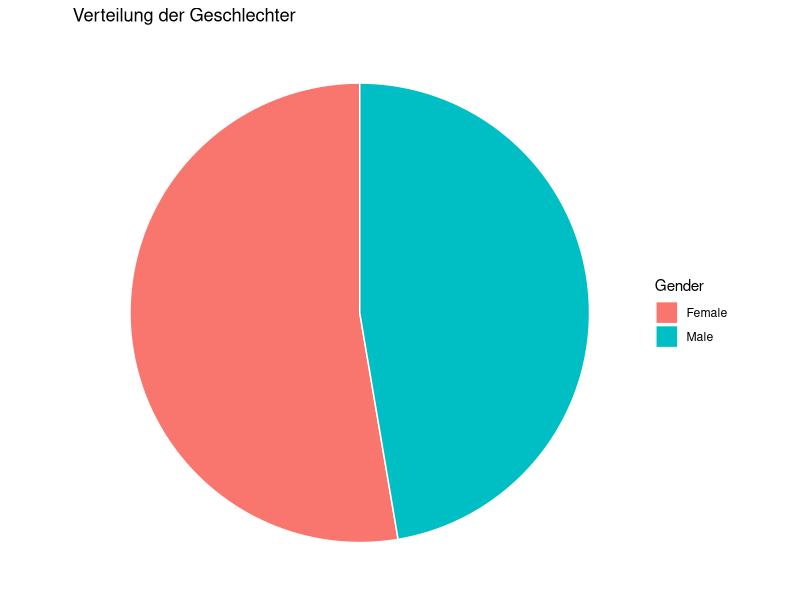
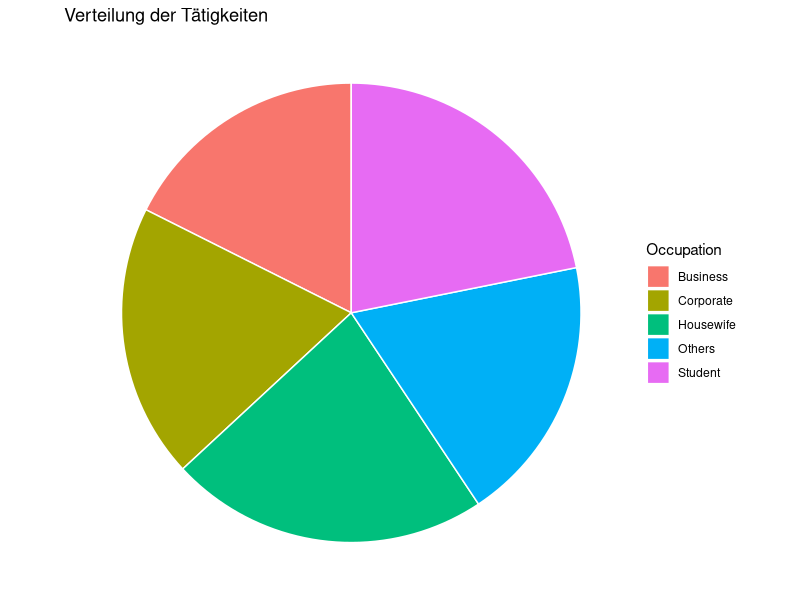
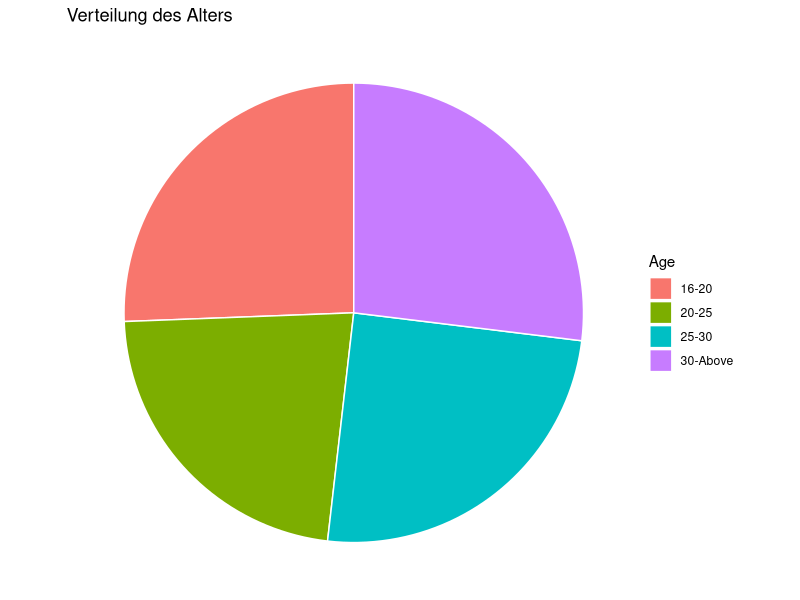
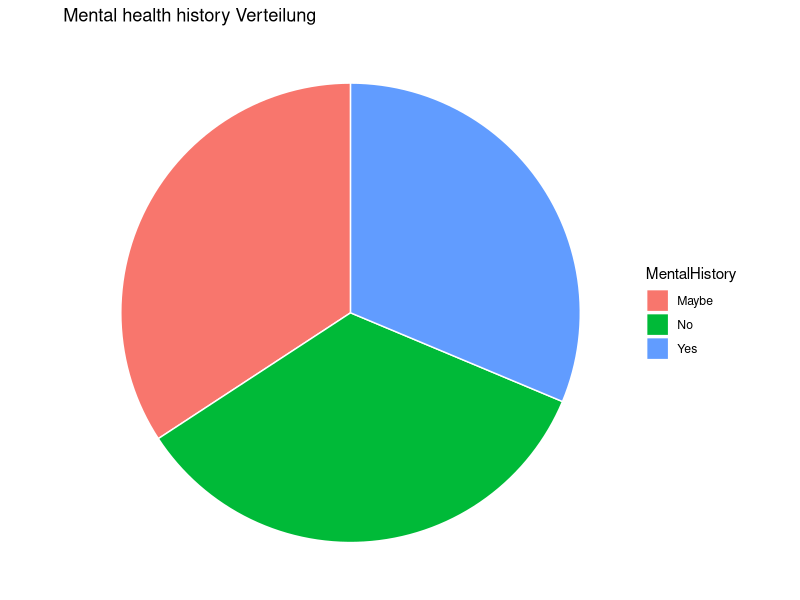
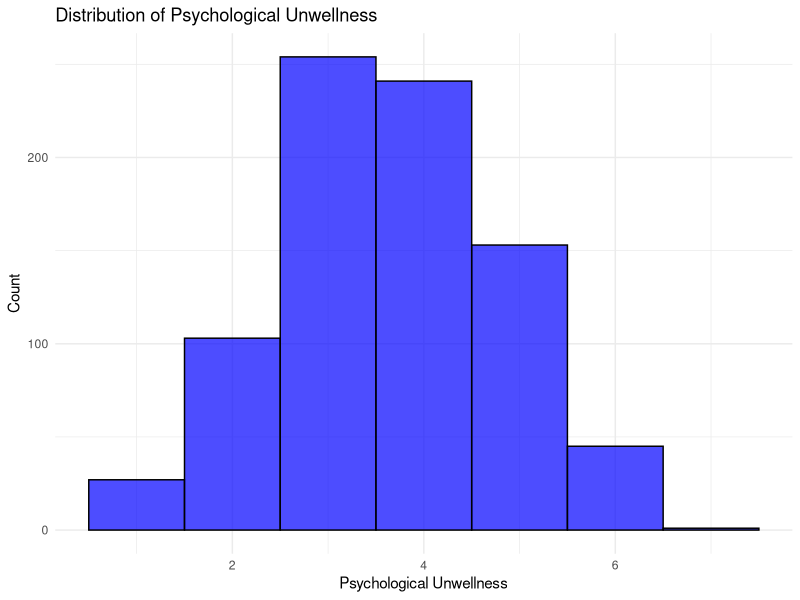
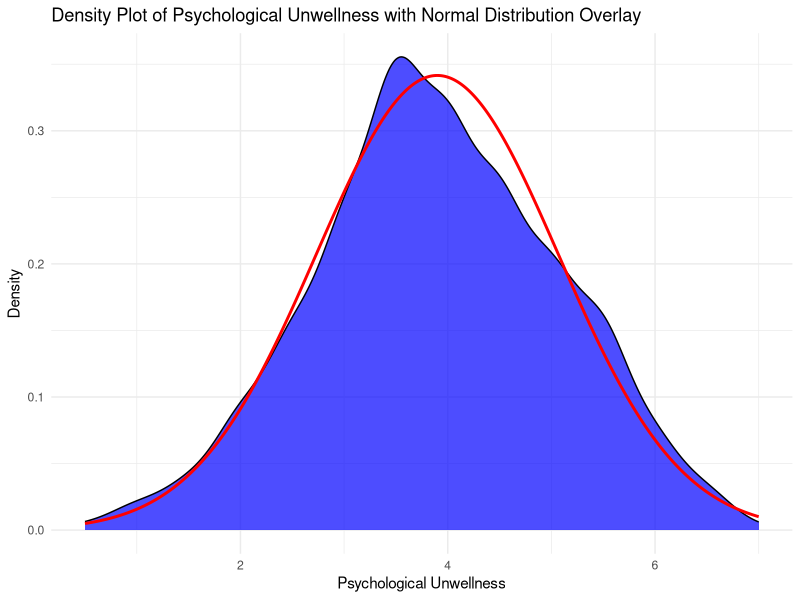
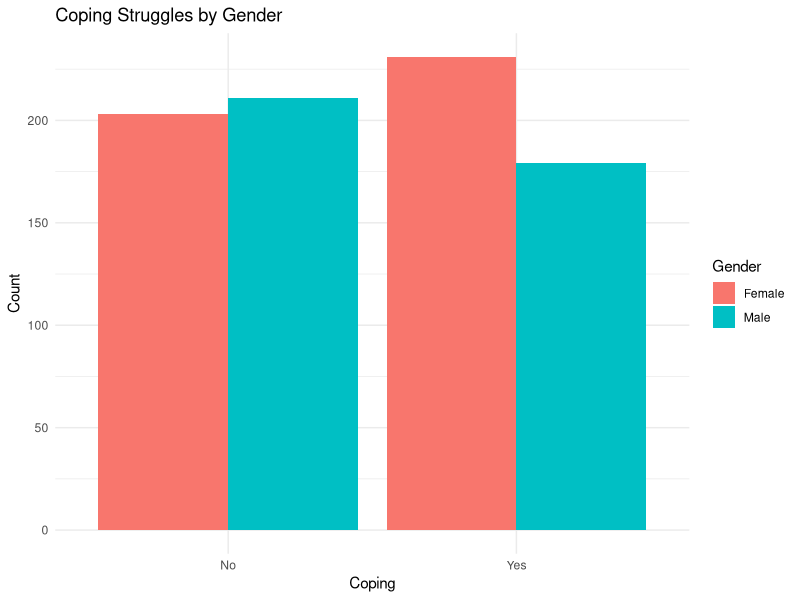
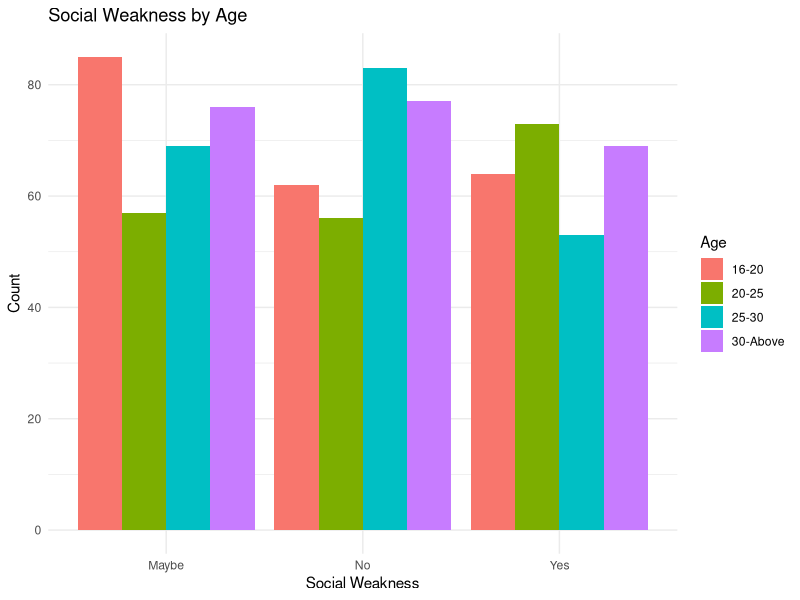

These charts were generated, in order, by the following R code:
## ---- chunk 1
knitr::opts_chunk$set(echo = TRUE)
library(dplyr)
library(ggplot2)
library(tidyverse)
library(knitr)
library(kableExtra)
library(class)
library(fastDummies)
MentalHealth = read_csv("MentalHealthDataSet.csv")
## ---- chunk 2
kable(head(MentalHealth))

## ---- chunk 3
df <- data.frame(
  Gender = MentalHealth$Gender
)
ggplot(df, aes(x = "", fill = Gender)) +
  geom_bar(width = 1, color = "white") +
  coord_polar("y", start = 0) +
  labs(title = "Verteilung der Geschlechter", fill = "Gender") +
  theme_void() +
  theme(legend.position = "right")
## ---- chunk 4
df2 <- data.frame(
  Occupation = MentalHealth$Occupation
)
ggplot(df2, aes(x = "", fill = Occupation)) +
  geom_bar(width = 1, color = "white") +
  coord_polar("y", start = 0) +
  labs(title = "Verteilung der Tätigkeiten", fill = "Occupation") +
  theme_void() +
  theme(legend.position = "right")
## ---- chunk 5
df3 <- data.frame(
  Age = MentalHealth$Age
)
ggplot(df3, aes(x = "", fill = Age)) +
  geom_bar(width = 1, color = "white") +
  coord_polar("y", start = 0) +
  labs(title = "Verteilung des Alters", fill = "Age") +
  theme_void() +
  theme(legend.position = "right")
## ---- chunk 6
df4 <- data.frame(
  MentalHistory = MentalHealth$Mental_Health_History
)
ggplot(df4, aes(x = "", fill = MentalHistory)) +
  geom_bar(width = 1, color = "white") +
  coord_polar("y", start = 0) +
  labs(title = "Mental health history Verteilung", fill = "MentalHistory") +
  theme_void() +
  theme(legend.position = "right")
## ---- chunk 7
MentalHealth_wellness <- MentalHealth %>% 
  mutate(Mental_Unwellness = rowSums(select(., -Coping_Struggles, -Work_Interest, -Mental_Health_History, -Changes_Habits) == "Yes") +
                         rowSums(select(.,Coping_Struggles,Work_Interest) == "No") + 
                         rowSums(select(., Mood_Swings) == "High") +
                         rowSums(. == "Maybe") / 2 +
                         rowSums(select(., Mood_Swings) == "Medium") / 2)
kable(head(MentalHealth_wellness))

## ---- chunk 8
ggplot(MentalHealth_wellness, aes(x = Mental_Unwellness)) +
  geom_histogram(binwidth = 1, fill = "blue", color = "black", alpha = 0.7) +
  labs(title = "Distribution of Psychological Unwellness",
       x = "Psychological Unwellness",
       y = "Count") +
  theme_minimal()
## ---- chunk 9
normal_density <- data.frame(x = seq(min(MentalHealth_wellness$Mental_Unwellness), max(MentalHealth_wellness$Mental_Unwellness), length = 1000),
                             y = dnorm(seq(min(MentalHealth_wellness$Mental_Unwellness), max(MentalHealth_wellness$Mental_Unwellness), length = 1000), mean = mean(MentalHealth_wellness$Mental_Unwellness), sd = sd(MentalHealth_wellness$Mental_Unwellness)))

## ---- chunk 10
ggplot(MentalHealth_wellness, aes(x = Mental_Unwellness)) +
  geom_density(fill = "blue", alpha = 0.7) +
  geom_line(data = normal_density, aes(x = x, y = y), color = "red", linewidth = 1) +
  labs(title = "Density Plot of Psychological Unwellness with Normal Distribution Overlay",
       x = "Psychological Unwellness",
       y = "Density") +
  theme_minimal()
## ---- chunk 11
#Generating table with amount of people by age who have social weakness(yes/no/maybe)
age_social_weakness_table <- MentalHealth %>%
  count(Age, Social_Weakness) %>%
  pivot_wider(names_from = Social_Weakness, values_from = n, values_fill = 0)

#Extending the table with total amount of people with the same age and total amount of people with the same social weakness 
age_social_weakness_table <- age_social_weakness_table %>%
  mutate(Total = rowSums(select(.,"Maybe", "No", "Yes"))) %>%
  bind_rows(summarise(., across(where(is.numeric), sum),
                      across(where(is.character), ~'Total')))

#Finding the expected frequencies table if Variables Age and Social_Weakness are independent 
v1 <- data.matrix(age_social_weakness_table[1:4,5])
v2 <- data.matrix(age_social_weakness_table[5,2:4])
exp_age_social_weakness_table <- v1 %*% v2 / as.numeric(age_social_weakness_table[5,5])
kable(age_social_weakness_table)
kable(exp_age_social_weakness_table)
## ---- chunk 12
v <- data.matrix(age_social_weakness_table[1:4,2:4])
X <- sum((exp_age_social_weakness_table - v) ^ 2 / exp_age_social_weakness_table)
## ---- chunk 13
cat("X = ",X)
## ---- chunk 14
df <- (n_distinct(MentalHealth$Age) - 1) * (n_distinct(MentalHealth$Social_Weakness) - 1)
decision <- qchisq(0.95, df, lower.tail = TRUE) > X
## ---- chunk 15
cat("qchisq(o.95, df) = ",qchisq(0.95, df, lower.tail = TRUE))
cat("decision =", decision)
## ---- chunk 16
chisq.test(MentalHealth$Age, MentalHealth$Social_Weakness)
## ---- chunk 17
Xsq_value_table_independence <- 
  matrix(NA, nrow = ncol(MentalHealth), ncol = ncol(MentalHealth))
rownames(Xsq_value_table_independence) <- 
  colnames(Xsq_value_table_independence) <- 
  colnames(MentalHealth)
for (i in 1:(ncol(MentalHealth) - 1)) {
  for (j in (i + 1):ncol(MentalHealth)) {
    
    chi2_result <- chisq.test(MentalHealth[[i]], 
                                     MentalHealth[[j]])
    
    Xsq_value_table_independence[i, j] <- chi2_result$statistic < qchisq(0.95, chi2_result$parameter, lower.tail = TRUE)
    Xsq_value_table_independence[j, i] <- Xsq_value_table_independence[i, j]
  }
}
kable(Xsq_value_table_independence)
## ---- chunk 18
ggplot(MentalHealth, aes(x = MentalHealth$Coping_Struggles, fill = Gender)) +
  geom_bar(position = "dodge") +
  labs(title = "Coping Struggles by Gender",
       x = "Coping",
       y = "Count") +
  theme_minimal()

ggplot(MentalHealth, aes(x = MentalHealth$Social_Weakness, fill = Age)) +
  geom_bar(position = "dodge") +
  labs(title = "Social Weakness by Age",
       x = "Social Weakness",
       y = "Count") +
  theme_minimal()


## ---- chunk 19
fisher.test(MentalHealth_wellness$Age, MentalHealth_wellness$Mental_Unwellness, simulate.p.value = TRUE)

fisher.test(MentalHealth_wellness$Gender, MentalHealth_wellness$Mental_Unwellness, simulate.p.value = TRUE)

fisher.test(MentalHealth_wellness$Occupation, MentalHealth_wellness$Mental_Unwellness, simulate.p.value = TRUE)

fisher.test(MentalHealth_wellness$Mental_Health_History, MentalHealth_wellness$Mental_Unwellness, simulate.p.value = TRUE)

## ---- chunk 20
MentalHealth = read_csv("MentalHealthDataSet.csv",show_col_types = FALSE)
MentalHealth_copy <- MentalHealth
MentalHealth_copy$Gender <- ifelse(MentalHealth_copy$Gender == "Male", 1, 0)
MentalHealth_copy$Mental_Health_History <- ifelse(MentalHealth_copy$Mental_Health_History == "Yes", 1, 0)
MentalHealth_copy$Age <- dummy_cols(MentalHealth_copy$Age)[-1]
MentalHealth_copy$Occupation <- dummy_cols(MentalHealth_copy$Occupation)[-1]
MentalHealth_copy$Days_Indoors <- dummy_cols(MentalHealth_copy$Days_Indoors)[-1]
MentalHealth_copy$Coping_Struggles <- as.integer(factor(MentalHealth_copy$Coping_Struggles, levels = c("No", "Yes")))
data_train <- MentalHealth_copy[, c(1:4, 8)]
data_test <- MentalHealth_copy[, c(1:4, 8)]
classification <- MentalHealth_copy$Coping_Struggles
## ---- chunk 21
prediction <- knn(train = data_train, test = data_test, cl = classification, k = round(sqrt(ncol(MentalHealth))))
## ---- chunk 22
cat(sum(prediction == classification) / nrow(MentalHealth))
